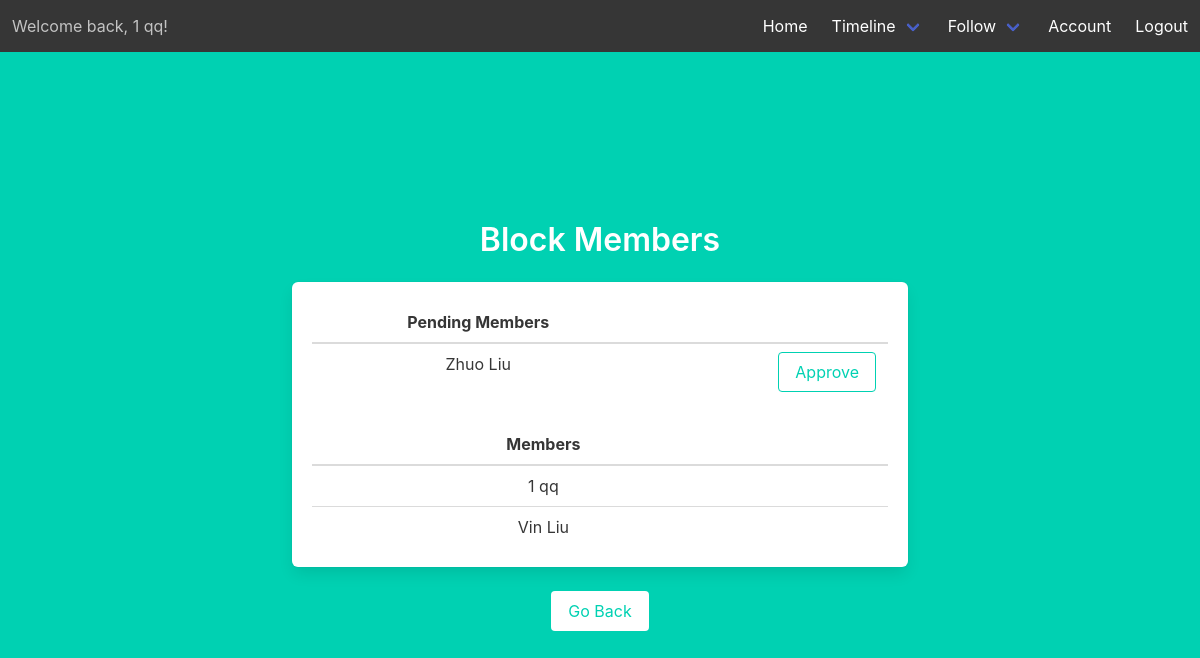
/block-members (signed in), run on the app's committed database.
### models.py (models this page shows)
class Users(UserMixin, db.Model):
    __tablename__ = 'Users'
    id = db.Column(db.Integer, primary_key=True)
    email = db.Column(db.String(45), unique=True, nullable=False)
    pword = db.Column(db.String(45), nullable=False)
    fname = db.Column(db.String(45), nullable=False)
    lname = db.Column(db.String(45), nullable=False)
    street_addr = db.Column(db.String(45), nullable=False)
    cid = db.Column(db.Integer, db.ForeignKey('City.id'), nullable=False)
    uprofile = db.Column(db.Text)
    photo = db.Column(db.Text)
    last_logout_timestamp = db.Column(db.DateTime, default=datetime.now().replace(microsecond=0))

### location.py (the view)
@location.route('/block-members')
@login_required
def block_members():
    my_membership = get_my_membership()
    if my_membership:
        if my_membership.approval_count == -1:
            my_block_id = get_my_membership().bid
            pending = Membership.query.filter(
                Membership.bid == my_block_id, Membership.approval_count > -1).all()
            pending_count = len(pending)
            print('-------------------')
            print(pending)
            print(pending_count)
            approved_by_you = Approval.query.filter_by(
                approver=current_user.id, bid=my_block_id).all()
            approved_by_you_uid_list = []
            if approved_by_you:
                for i in approved_by_you:
                    approved_by_you_uid_list.append(i.approvee)
            pending_users_membership = []
            for i in pending:
                if i.uid not in approved_by_you_uid_list:
                    pending_users_membership.append(
                        [Users.query.filter_by(id=i.uid).first(), i])
            approved = Membership.query.filter(
                Membership.bid == my_block_id, Membership.approval_count < 0).all()
            approved_count = len(approved)
            print('-------------------')
            print(approved)
            print(pending_count)
            approved_users_membership = []
            for i in approved:
                approved_users_membership.append(
                    [Users.query.filter_by(id=i.uid).first(), i])
        elif my_membership.approval_count > -1:
            return render_template('block-members.html', status='Pending')
        else:
            return render_template('block-members.html', status='Not')
    else:
        return render_template('block-members.html', status='No-membership')
    return render_template('block-members.html', pending_count=pending_count, pending_users_membership=pending_users_membership, approved_users_membership=approved_users_membership, approved_count=approved_count)

### location.py (called while the page is built)
@login_required
def get_my_membership():
    return Membership.query.filter_by(uid=current_user.id).first()

### templates/block-members.html (shortened to what this page needs)
{% extends "base.html" %}
{% block content %}
<div class="column is-8 is-offset-2">
    {% if status == 'Pending' %}
    <h1 class="title">
        Your membership is still pending.
    </h1>
    {% elif status == 'Not' %}
    <h1 class="title">
        You aren't a member of this block.
    </h1>
    {% elif status == 'No-membership' %}
    <h1 class="title">
        You aren't a member of any blocks.
    </h1>
    {% else %}
    <h1 class="title">
        Block Members
    </h1>
    <div class="box">
        {% if pending_count != 0 %}
        <table class="table is-fullwidth">
            <thead>
                <tr>
                    <th>Pending Members</th>
                    <th></th>
                </tr>
            </thead>
            <tbody>
                {% for i in pending_users_membership %}
                <tr>
                    <td>{{ i[0].fname }} {{ i[0].lname }}</td>
                    <td>
                        <form method="POST" action="/block-members">
                            <div class="control has-text-right">
                                <input class="button is-primary is-outlined" type="submit" name="action"
                                    value="Approve">
                            </div>
                        </form>
                    </td>
                </tr>
                {% endfor %}
            </tbody>
        </table>
        {% endif %}
        {% if approved_count == 0 %}
        <h3 class="subtitle  is-4 has-text-primary">You're the only user in your block.</h3>
        {% else %}
        <table class="table is-fullwidth">
            <thead>
                <tr>
                    <th>Members</th>
                    <th></th>
                </tr>
            </thead>
            <tbody>
                {% for i in approved_users_membership %}
                <tr>
                    <td>{{ i[0].fname }} {{ i[0].lname }}</td>
                    <td></td>
                </tr>
                {% endfor %}
            </tbody>
        </table>
        {% endif %}
    </div>
    {% endif %}
    <button class="button is-primary is-inverted" onclick="goBack()">Go Back</button>
</div>
{% endblock %}

### templates/base.html (shortened to what this page needs)
<!DOCTYPE html>
<html>
<head>
    <link rel="stylesheet" href="https://cdnjs.cloudflare.com/ajax/libs/bulma/0.7.2/css/bulma.min.css" />
</head>
<body>
    <section class="hero is-primary is-fullheight">
        <div class="hero-head">
            <nav class="navbar has-background-dark" role="navigation" aria-label="main navigation">
                {% if current_user.is_authenticated %}
                <div class="navbar-start">
                    <p class="navbar-item">
                        Welcome back, {{ current_user.fname }} {{ current_user.lname }}!
                    </p>
                </div>
                {% endif %}
                <div id="navbarMenuHeroA" class="navbar-menu ">
                    <div class="navbar-end">
                        <a href="{{ url_for('main.index') }}" class="navbar-item">
                            Home
                        </a>
                        {% if current_user.is_authenticated %}
                        <div class="navbar-item has-dropdown is-hoverable has-text-white has-background-dark">
                            <a class="navbar-link has-background-dark">
                                Timeline
                            </a>
                        </div>
                        {% endif %}
                        {% if current_user.is_authenticated %}
                        <div class="navbar-item has-dropdown is-hoverable has-text-white has-background-dark">
                            <a class="navbar-link has-background-dark">
                                Follow
                            </a>
                        </div>
                        {% endif %}
                        {% if current_user.is_authenticated %}
                        <a href="{{ url_for('acc.account') }}" class="navbar-item">
                            Account
                        </a>
                        {% endif %}
                        {% if current_user.is_authenticated %}
                        <a href="{{ url_for('auth.logout') }}" class="navbar-item">
                            Logout
                        </a>
                        {% endif %}
                    </div>
                </div>
            </nav>
        </div>
        <div class="hero-body">
            <div class="container has-text-centered">
                {% block content %}
                {% endblock %}
            </div>
        </div>
    </section>
</body>
</html>

### data on the page
Users: fname "1", lname "qq"
Users: fname "Zhuo", lname "Liu"
Users: fname "Vin", lname "Liu"
